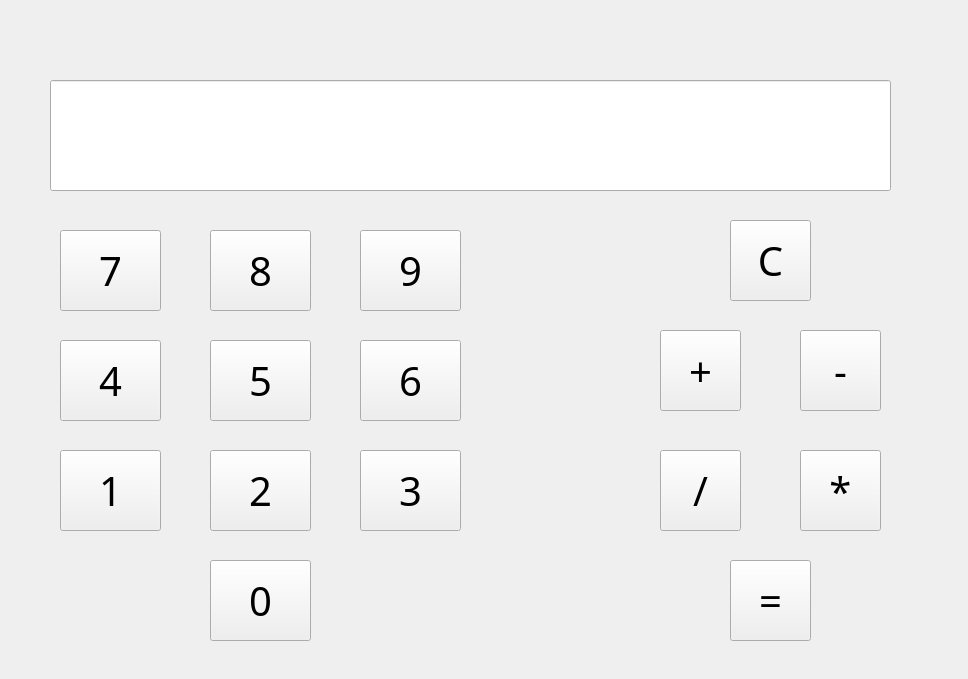
<?xml version="1.0" encoding="UTF-8"?>
<ui version="4.0">
 <class>Calculator</class>
 <widget class="QWidget" name="Calculator">
  <property name="geometry">
   <rect>
    <x>0</x>
    <y>0</y>
    <width>968</width>
    <height>679</height>
   </rect>
  </property>
  <property name="font">
   <font>
    <family>Gotham</family>
   </font>
  </property>
  <property name="windowTitle">
   <string>Form</string>
  </property>
  <widget class="QLineEdit" name="InputOutputString">
   <property name="geometry">
    <rect>
     <x>50</x>
     <y>80</y>
     <width>841</width>
     <height>111</height>
    </rect>
   </property>
   <property name="font">
    <font>
     <family>Gotham</family>
     <pointsize>30</pointsize>
    </font>
   </property>
   <property name="alignment">
    <set>Qt::AlignmentFlag::AlignRight|Qt::AlignmentFlag::AlignTrailing|Qt::AlignmentFlag::AlignVCenter</set>
   </property>
  </widget>
  <widget class="QPushButton" name="SevenButton">
   <property name="geometry">
    <rect>
     <x>60</x>
     <y>230</y>
     <width>101</width>
     <height>81</height>
    </rect>
   </property>
   <property name="font">
    <font>
     <family>Gotham</family>
     <pointsize>30</pointsize>
    </font>
   </property>
   <property name="text">
    <string>7</string>
   </property>
  </widget>
  <widget class="QPushButton" name="EightButton">
   <property name="geometry">
    <rect>
     <x>210</x>
     <y>230</y>
     <width>101</width>
     <height>81</height>
    </rect>
   </property>
   <property name="font">
    <font>
     <family>Gotham</family>
     <pointsize>30</pointsize>
    </font>
   </property>
   <property name="text">
    <string>8</string>
   </property>
  </widget>
  <widget class="QPushButton" name="NineButton">
   <property name="geometry">
    <rect>
     <x>360</x>
     <y>230</y>
     <width>101</width>
     <height>81</height>
    </rect>
   </property>
   <property name="font">
    <font>
     <family>Gotham</family>
     <pointsize>30</pointsize>
    </font>
   </property>
   <property name="text">
    <string>9</string>
   </property>
  </widget>
  <widget class="QPushButton" name="FourButton">
   <property name="geometry">
    <rect>
     <x>60</x>
     <y>340</y>
     <width>101</width>
     <height>81</height>
    </rect>
   </property>
   <property name="font">
    <font>
     <family>Gotham</family>
     <pointsize>30</pointsize>
    </font>
   </property>
   <property name="text">
    <string>4</string>
   </property>
  </widget>
  <widget class="QPushButton" name="FiveButton">
   <property name="geometry">
    <rect>
     <x>210</x>
     <y>340</y>
     <width>101</width>
     <height>81</height>
    </rect>
   </property>
   <property name="font">
    <font>
     <family>Gotham</family>
     <pointsize>30</pointsize>
    </font>
   </property>
   <property name="text">
    <string>5</string>
   </property>
  </widget>
  <widget class="QPushButton" name="SixButton">
   <property name="geometry">
    <rect>
     <x>360</x>
     <y>340</y>
     <width>101</width>
     <height>81</height>
    </rect>
   </property>
   <property name="font">
    <font>
     <family>Gotham</family>
     <pointsize>30</pointsize>
    </font>
   </property>
   <property name="text">
    <string>6</string>
   </property>
  </widget>
  <widget class="QPushButton" name="OneButton">
   <property name="geometry">
    <rect>
     <x>60</x>
     <y>450</y>
     <width>101</width>
     <height>81</height>
    </rect>
   </property>
   <property name="font">
    <font>
     <family>Gotham</family>
     <pointsize>30</pointsize>
    </font>
   </property>
   <property name="text">
    <string>1</string>
   </property>
  </widget>
  <widget class="QPushButton" name="TwoButton">
   <property name="geometry">
    <rect>
     <x>210</x>
     <y>450</y>
     <width>101</width>
     <height>81</height>
    </rect>
   </property>
   <property name="font">
    <font>
     <family>Gotham</family>
     <pointsize>30</pointsize>
    </font>
   </property>
   <property name="text">
    <string>2</string>
   </property>
  </widget>
  <widget class="QPushButton" name="ThreeButton">
   <property name="geometry">
    <rect>
     <x>360</x>
     <y>450</y>
     <width>101</width>
     <height>81</height>
    </rect>
   </property>
   <property name="font">
    <font>
     <family>Gotham</family>
     <pointsize>30</pointsize>
    </font>
   </property>
   <property name="text">
    <string>3</string>
   </property>
  </widget>
  <widget class="QPushButton" name="NullButton">
   <property name="geometry">
    <rect>
     <x>210</x>
     <y>560</y>
     <width>101</width>
     <height>81</height>
    </rect>
   </property>
   <property name="font">
    <font>
     <family>Gotham</family>
     <pointsize>30</pointsize>
    </font>
   </property>
   <property name="text">
    <string>0</string>
   </property>
  </widget>
  <widget class="QPushButton" name="PlusButton">
   <property name="geometry">
    <rect>
     <x>660</x>
     <y>330</y>
     <width>81</width>
     <height>81</height>
    </rect>
   </property>
   <property name="font">
    <font>
     <family>Gotham</family>
     <pointsize>30</pointsize>
    </font>
   </property>
   <property name="text">
    <string>+</string>
   </property>
  </widget>
  <widget class="QPushButton" name="DivisionButton">
   <property name="geometry">
    <rect>
     <x>660</x>
     <y>450</y>
     <width>81</width>
     <height>81</height>
    </rect>
   </property>
   <property name="font">
    <font>
     <family>Gotham</family>
     <pointsize>30</pointsize>
    </font>
   </property>
   <property name="text">
    <string>/</string>
   </property>
  </widget>
  <widget class="QPushButton" name="MinusButton">
   <property name="geometry">
    <rect>
     <x>800</x>
     <y>330</y>
     <width>81</width>
     <height>81</height>
    </rect>
   </property>
   <property name="font">
    <font>
     <family>Gotham</family>
     <pointsize>30</pointsize>
    </font>
   </property>
   <property name="text">
    <string>-</string>
   </property>
  </widget>
  <widget class="QPushButton" name="MultiplicatorButton">
   <property name="geometry">
    <rect>
     <x>800</x>
     <y>450</y>
     <width>81</width>
     <height>81</height>
    </rect>
   </property>
   <property name="font">
    <font>
     <family>Gotham</family>
     <pointsize>30</pointsize>
    </font>
   </property>
   <property name="text">
    <string>*</string>
   </property>
  </widget>
  <widget class="QPushButton" name="EqualityButton">
   <property name="geometry">
    <rect>
     <x>730</x>
     <y>560</y>
     <width>81</width>
     <height>81</height>
    </rect>
   </property>
   <property name="font">
    <font>
     <family>Gotham</family>
     <pointsize>30</pointsize>
    </font>
   </property>
   <property name="text">
    <string>=</string>
   </property>
  </widget>
  <widget class="QPushButton" name="clearButton">
   <property name="geometry">
    <rect>
     <x>730</x>
     <y>220</y>
     <width>81</width>
     <height>81</height>
    </rect>
   </property>
   <property name="font">
    <font>
     <family>Gotham</family>
     <pointsize>30</pointsize>
    </font>
   </property>
   <property name="text">
    <string>C</string>
   </property>
  </widget>
 </widget>
 <resources/>
 <connections/>
</ui>
